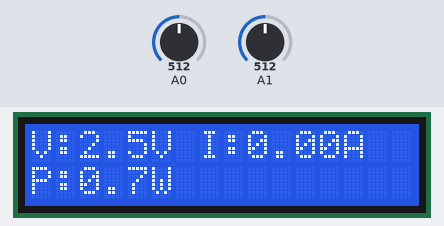
This sketch was run on a simulated Arduino Uno, built with avr-gcc and run on an emulated ATmega328P. Parts: 16×2 character LCD. Inputs (shaded band) come from the test bench; at power-on: A1 = 512, A0 = 512. What the sketch prints to the serial monitor is not drawn.

Above: at 4.2 s.
4.3 s: A1 set to 716
At 6.1 s:
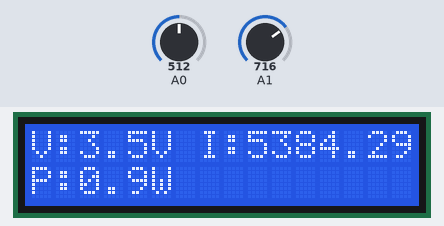
6.8 s: A0 set to 716
At 8.7 s:
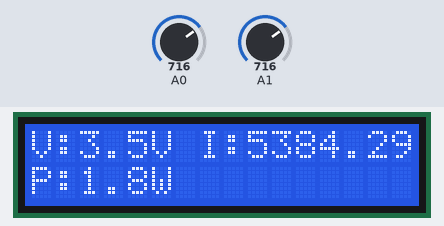
9.0 s: A1 set to 900
At 10.7 s:
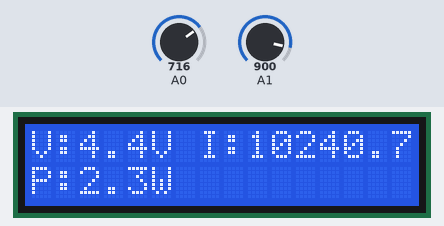
11.2 s: A1 set to 568
At 12.5 s:
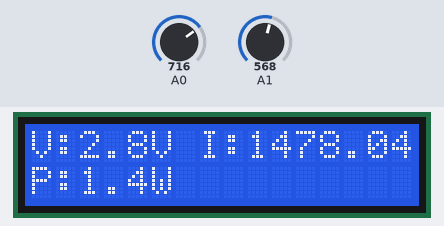
13.5 s: A1 set to 537
At 15.3 s:
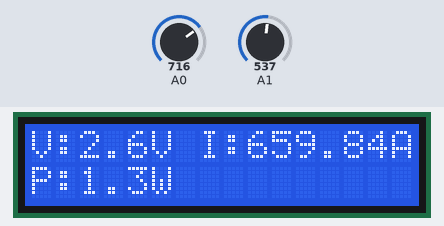
15.7 s: A0 set to 900
At 16.8 s:
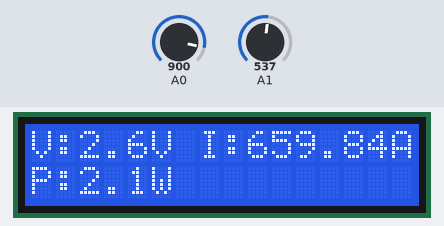
Timing chart, 0 to 18.7 s (numbered marks = the images above; inputs shaded):
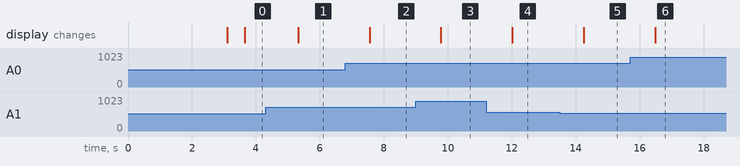

Measured:
- after the input at 4.3 s, the display: changes after 1.0 s (image 1)
- after the input at 6.8 s, the display: changes after 0.75 s (image 2)
- after the input at 9.0 s, the display: changes after 0.79 s (image 3)
- after the input at 11.2 s, the display: changes after 0.82 s (image 4)
- after the input at 13.5 s, the display: changes after 0.75 s (image 5)
- after the input at 15.7 s, the display: changes after 0.78 s (image 6)

The sketch:

projecto_eolico.ino
```cpp
#include <Wire.h>
#include <LiquidCrystal_I2C.h>

float voltage;
LiquidCrystal_I2C lcd(0x27, 16, 2);

void setup()
{
  Serial.begin(9600);
  lcd.begin(16, 2);
  lcd.backlight();

  lcd.setCursor(0, 0);
  lcd.print(" SISTEMA EOLICO ");
  lcd.setCursor(0, 1);
  lcd.print(" INICIALIZANDO ");
  delay(3000);
  lcd.clear();

}

void loop()
{
  unsigned int x=0;
  float AcsValue=0.0,signal=0.0,power=0.0,Samples=0.0,AvgAcs=0.0,AcsValueF=0.0;
  for (int x = 0; x < 10; x++)          //Get 10 samples
  {
    AcsValue = analogRead(A0);
    signal = analogRead(A1);
    Samples = Samples + AcsValue;        //Add samples together
    delay (3);                           // let ADC settle before next sample 3ms
  }
  AvgAcs=Samples/10.0;                   //Taking Average of Samples
  voltage=signal*(5.0 / 1024.0);         //((AvgAcs * (5.0 / 1024.0)) is converitng the read voltage in 0-5 volts
  power = (AvgAcs*AvgAcs*voltage)/1000000;

  Serial.print("Raw Voltage:");
  Serial.print(voltage);
  AcsValueF = (-1)*((2.5 - voltage)*1000/0.185); //2.5 is offset,,,   0.185v is rise in output voltage when 1A current flows at input
  Serial.print("\t");
  Serial.print("Motor Current :");
  Serial.print(AcsValueF);               //Print the read current on Serial monitor
  Serial.println(" mA");
  delay(500);

 lcd.setCursor(0, 0);
  lcd.print("V:");
  lcd.print(voltage, 1);
  lcd.print("V I:");
  lcd.print(AcsValueF, 2);
  lcd.print("A ");

  lcd.setCursor(0, 1);
  lcd.print("P:");
  lcd.print(power, 1);
  lcd.print("W");

}
```
